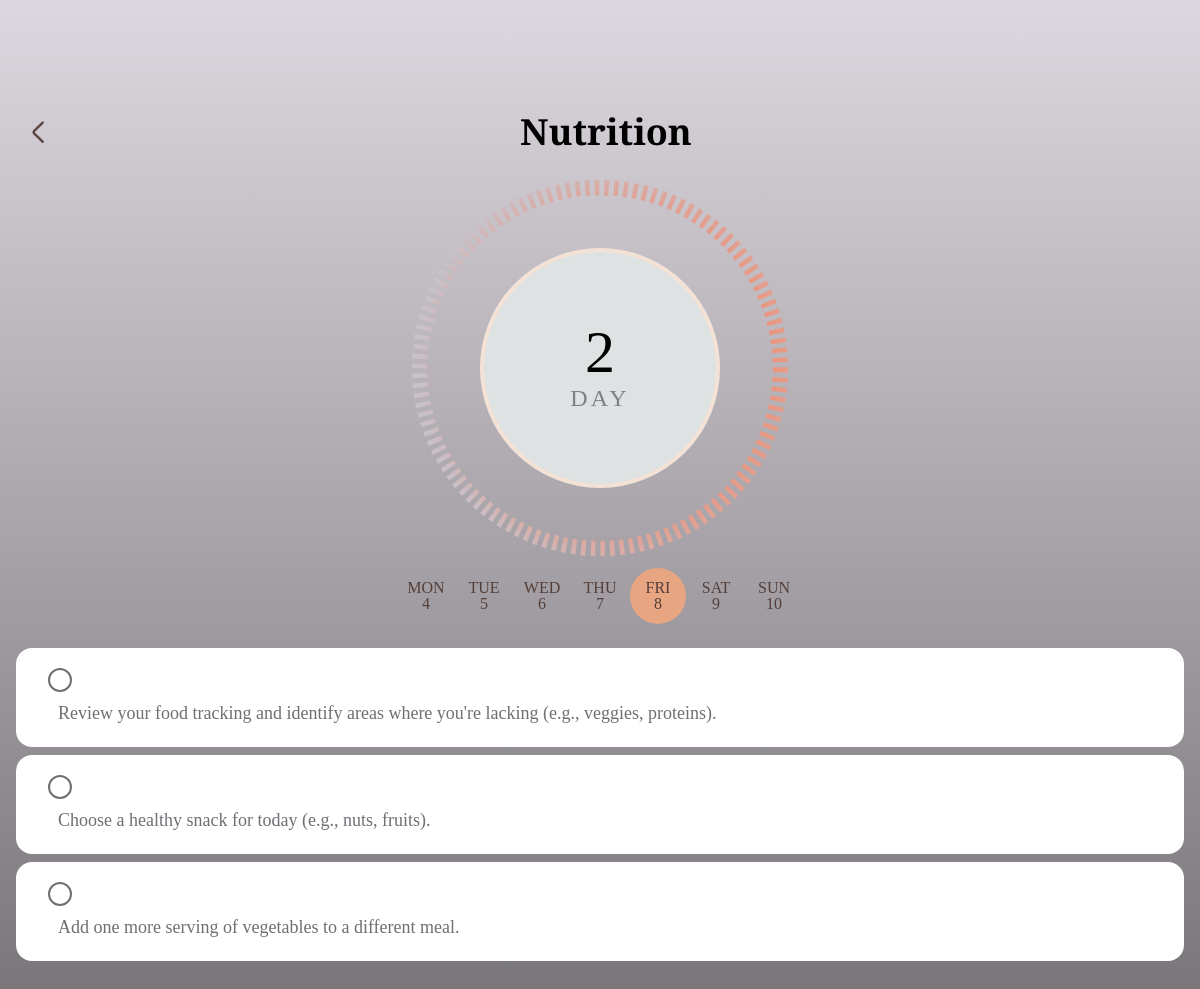
The page /habit/29/ (signed in) on the database its author committed.
### habits/models.py (models this page shows, shortened)
class Habit(models.Model):
    habit_id = models.AutoField(primary_key=True)
    language_code = models.ForeignKey(Language, on_delete=models.RESTRICT)
    habit_name = models.CharField(max_length=100)
    habit_type = models.CharField(max_length=4, choices=[('good', 'Good'), ('bad', 'Bad')])
    description = models.TextField(blank=True)
    gradient_color_start = models.CharField(max_length=7, blank=True, help_text="Hex code for the gradient start color")
    gradient_color_end = models.CharField(max_length=7, blank=True, help_text="Hex code for the gradient end color")
    created_at = models.DateTimeField(auto_now_add=True)
    class Meta:
        unique_together = ('habit_id', 'language_code')

class UserProgress(models.Model):
    user = models.ForeignKey(User, on_delete=models.CASCADE)
    habit = models.ForeignKey(Habit, on_delete=models.CASCADE)
    current_day = models.IntegerField(default=1)
    completed_tasks_today = models.IntegerField(default=0)
    last_updated = models.DateTimeField(auto_now=True)
    class Meta:
        unique_together = ('user', 'habit')

class HabStep(models.Model):
    habit = models.ForeignKey(Habit, on_delete=models.CASCADE)
    step = models.ForeignKey(Step, on_delete=models.CASCADE)
    step_order = models.IntegerField()
    created_at = models.DateTimeField(auto_now_add=True)
    class Meta:
        unique_together = ('habit', 'step', 'step_order')

class UserTask(models.Model):
    user_progress = models.ForeignKey(UserProgress, on_delete=models.CASCADE)
    task_completed = models.BooleanField(default=False)
    task_description = models.TextField()
    created_at = models.DateTimeField(auto_now_add=True)

class Step(models.Model):
    step_id = models.AutoField(primary_key=True)
    language_code = models.ForeignKey(Language, on_delete=models.RESTRICT)
    description = models.TextField()
    created_at = models.DateTimeField(auto_now_add=True)
    class Meta:
        unique_together = ('step_id', 'language_code')

### habits/views.py (the view, shortened to what this page needs)
# urls.py: path('habit/<int:id>/', views.habit, name='habit'),
def habit(request, id):
    user_id = request.session.get('user_id')
    if not user_id:
        return redirect('login')
    user = get_object_or_404(User, user_id=user_id)
    habit = get_object_or_404(Habit, habit_id=id)
    user_progress = UserProgress.objects.filter(user=user, habit=habit).first()
    steps_for_today = HabStep.objects.filter(habit=habit, step_order=user_progress.current_day)
    current_time = timezone.now()
    print(current_time.hour+2)
    if current_time.hour+2 == 24 and current_time.minute == 25:
        user_progress.check_all_tasks_completed()
    steps_for_today = HabStep.objects.filter(habit=habit, step_order=user_progress.current_day)
    today = timezone.now()
    start = today - timedelta(days=today.weekday())
    days_week = [(start + timedelta(days=i), ["Mon", "Tue", "Wed", "Thu", "Fri", "Sat", "Sun"][i]) for i in range(7)]
    return render(request, "smoking.html", {
        "habit": habit,
        "days_week": days_week,
        "today": today,
        "user_progress": user_progress,
        "steps_for_today": steps_for_today
    })

### habits/templates/smoking.html (shortened to what this page needs)
{% extends "base.html" %}
{% block style %}
{% load static %}
{% endblock style %}
{% block content %}
<div class="screen bg-gradient-to-b from-[#DDD8DF] to-[#787579] h-full py-12">
    <div class="container-inside flex flex-col items-between justify-between pt-16 mx-8">
        <div class="header flex items-center justify-between">
            <div class="back-image text-4xl">
                <a href="{% url 'habits' %}">
                    <img class="w-3" src="{% static '/images/back.png' %}" alt="back-button" />
                </a>
            </div>
            <div class="title text-4xl text-center font-semibold">{{ habit.habit_name }}</div>
        </div>
        <div class="middle flex flex-col items-center justify-center mt-24 relative">
            <div class="circle color-white w-60 h-60 bg-[#DFE2E3] flex items-center justify-center rounded-full border-solid border-4 border-[#F3E2D5] relative">
                <div class="cont flex flex-col items-center justify-center">
                    <div class="top text-6xl" style="font-family: Jost">{{ user_progress.current_day }}</div>
                    <div class="bottom text-2xl text-[#7F8187] tracking-[0.2rem]" style="font-family: Jost">
                        DAY
                    </div>
                </div>
            </div>
        </div>
    </div>
    <div class="days flex items-center justify-center gap-0.5 mt-20">
        {% for day, day_name in days_week %}
            <div class="day flex flex-col items-center justify-center {% if day == today %}bg-[#E7A581]{% else %}bg-transparent{% endif %} text-[#533F39] rounded-full w-14 h-14 gap-0">
                <div class="day-name uppercase">{{ day_name }}</div>
                <div class="day-number mt-[-8px]">{{ day.day }}</div>
            </div>
        {% endfor %}
    </div>
    <div class="tasks mt-6 gap-2 flex flex-col items-center justify-center mx-4">
        {% for hab_step in steps_for_today %}
        <div class="task bg-white rounded-2xl flex justify-between px-8 py-5 items-center w-full text-[#716e74] text-[18px]" style="font-family: Jost">
            <form method="POST" action="">
                <input type="checkbox" name="step_{{ hab_step.id }}" id="task-checkbox{{ forloop.counter }}" class="custom-checkbox"
                    {% for task in user_progress.usertask_set.all %}
                    {% endfor %} />
                <label for="task-checkbox{{ forloop.counter }}" class="custom-label cursor-pointer">{{ hab_step.step.description }}</label>
            </form>
        </div>
        {% empty %}
        <div class="task bg-white rounded-2xl flex justify-between px-8 py-5 items-center w-full text-[#716e74] text-[18px]" style="font-family: Jost">
            <span>No tasks available for today.</span>
        </div>
        {% endfor %}
    </div>
</div>
{% endblock content %}

### habits/templates/base.html (style rules this page uses)
body { font-family: "Crimson Text", serif; }

### habits/templates/smoking.html (style rules this page uses)
body { font-family: "Crimson Text", serif; }
.custom-checkbox { appearance: none; width: 24px; height: 24px; border-radius: 50%; border: 2px solid #716e74; outline: none; cursor: pointer; position: relative; transition: background-color 0.5s, border-color 0.3s; }
.custom-label { display: flex; align-items: center; margin-left: 10px; }

### rows shown on the page
Habit: habit_name "Nutrition"
UserProgress: current_day "2"
HabStep: step.description "Review your food tracking and identify areas where you're lacking (e.g., veggies, proteins)."
HabStep: step.description "Choose a healthy snack for today (e.g., nuts, fruits)."
HabStep: step.description "Add one more serving of vegetables to a different meal."

### other values the page prints
{{ day_name }} "MON" "TUE" "WED" "THU" "FRI" "SAT" "SUN"
{{ day.day }} "4" "5" "6" "7" "8" "9" "10"
